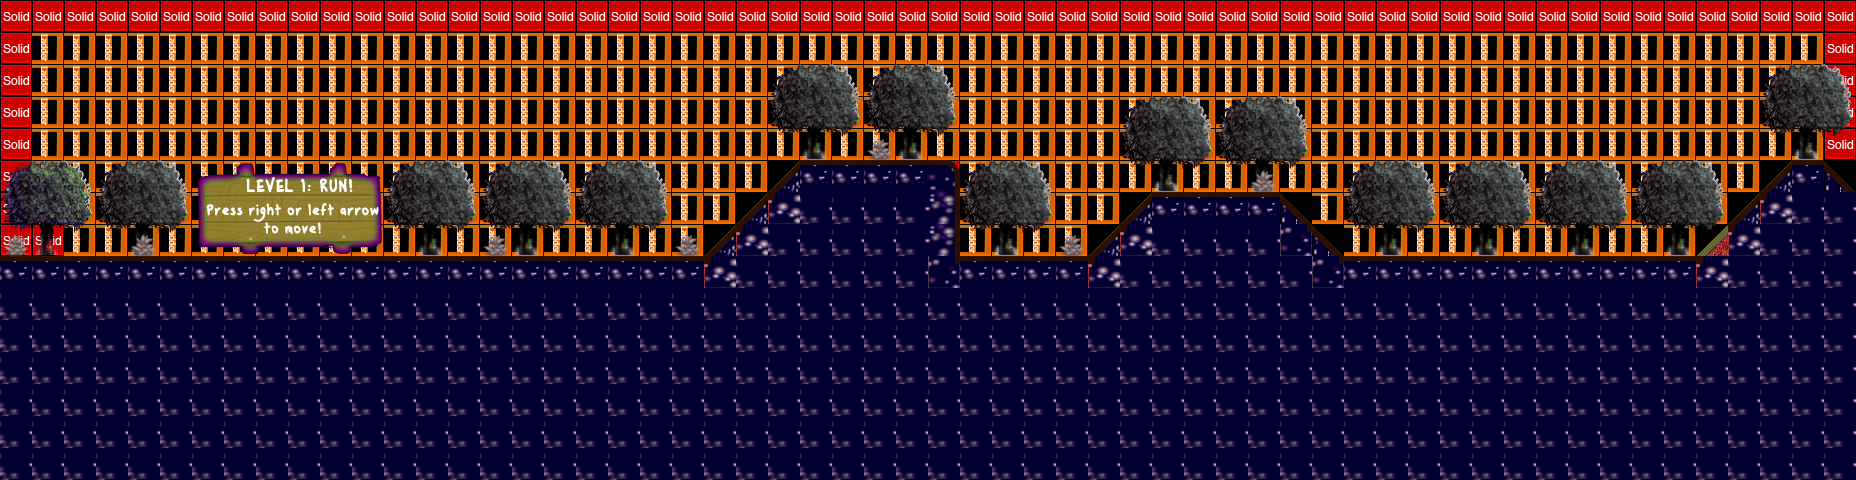

This is a level from a 2D game, rendered from its Tiled map with the project's own tilesets. A one-line summary and the map file follow, with tile-layer data summarised:
An orthogonal 58x15 tile map with 32x32 px tiles, 11 tile layers (parallax_5, parallax_4, parallax_3, parallax_2, ...), 2 tilesets and 8 objects (4x coinEntity, me.LevelEntity, mainPlayer, foregroundEntity, enemyEntity).

<map version="1.0" orientation="orthogonal" width="58" height="15" tilewidth="32" tileheight="32">
 <tileset firstgid="1" name="tileset-platformer" tilewidth="32" tileheight="32">
  <image source="../images/tileset-platformer.png" width="192" height="1280" />
 </tileset>
 <tileset firstgid="241" name="meta" tilewidth="32" tileheight="32">
  <image source="../images/metatiles32x32.png" width="160" height="32" />
  <tile id="0">
   <properties>
    <property name="type" value="solid" />
   </properties>
  </tile>
  <tile id="1">
   <properties>
    <property name="type" value="platform" />
   </properties>
  </tile>
  <tile id="2">
   <properties>
    <property name="type" value="lslope" />
   </properties>
  </tile>
  <tile id="3">
   <properties>
    <property name="type" value="rslope" />
   </properties>
  </tile>
  <tile id="4">
   <properties>
    <property name="type" value="ladder" />
   </properties>
  </tile>
 </tileset>
 <objectgroup color="#ffaa7f" name="levelcomplete" width="58" height="15">
  <object name="me.LevelEntity" x="1792" y="128" width="32" height="36">
   <properties>
    <property name="fadeOut" value="#000000" />
    <property name="to" value="fase2" />
   </properties>
  </object>
 </objectgroup>
 <layer name="parallax_5" width="58" height="15">
  <properties>
   <property name="imagesrc" value="pl05" />
  </properties>
  <data>[870 cells, 0 non-empty, 0 distinct tile ids]</data>
 </layer>
 <layer name="parallax_4" width="58" height="15">
  <properties>
   <property name="imagesrc" value="pl04" />
  </properties>
  <data>[870 cells, 0 non-empty, 0 distinct tile ids]</data>
 </layer>
 <layer name="parallax_3" width="58" height="15">
  <properties>
   <property name="imagesrc" value="pl03" />
  </properties>
  <data>[870 cells, 0 non-empty, 0 distinct tile ids]</data>
 </layer>
 <layer name="parallax_2" width="58" height="15">
  <properties>
   <property name="imagesrc" value="pl02" />
  </properties>
  <data>[870 cells, 0 non-empty, 0 distinct tile ids]</data>
 </layer>
 <layer name="collision_s" width="58" height="15">
  <data>[870 cells, 77 non-empty, 3 distinct tile ids]</data>
 </layer>
 <layer name="collision_f" width="58" height="15">
  <data>[870 cells, 481 non-empty, 4 distinct tile ids]</data>
 </layer>
 <layer name="b_s" width="58" height="15">
  <data>[870 cells, 471 non-empty, 24 distinct tile ids]</data>
 </layer>
 <layer name="f_s" width="58" height="15">
  <data>[870 cells, 136 non-empty, 9 distinct tile ids]</data>
 </layer>
 <layer name="b_f" width="58" height="15">
  <data>[870 cells, 596 non-empty, 35 distinct tile ids]</data>
 </layer>
 <objectgroup color="#00ff00" name="playerlayer" width="58" height="15">
  <object name="mainPlayer" x="64" y="224" width="33" height="35">
   <properties>
    <property name="spritewidth" value="64" />
   </properties>
  </object>
 </objectgroup>
 <layer name="f_f" width="58" height="15">
  <data>[870 cells, 34 non-empty, 10 distinct tile ids]</data>
 </layer>
 <layer name="parallax" width="58" height="15">
  <properties>
   <property name="imagesrc" value="pl01" />
  </properties>
  <data>[870 cells, 0 non-empty, 0 distinct tile ids]</data>
 </layer>
 <objectgroup name="foreground" width="58" height="15">
  <object name="foregroundEntity" x="3" y="456" width="1856" height="32">
   <properties>
    <property name="image" value="frente" />
   </properties>
  </object>
 </objectgroup>
 <objectgroup color="#ff0000" name="monster" width="58" height="15">
  <object name="enemyEntity" x="544" y="224" width="128" height="32" />
 </objectgroup>
 <objectgroup color="#ffff00" name="coin" width="58" height="15">
  <object name="coinEntity" x="160" y="0" width="33" height="28">
   <properties>
    <property name="image" value="spinning_coin_gold" />
    <property name="spritewidth" value="32" />
   </properties>
  </object>
  <object name="coinEntity" x="416" y="224" width="33" height="28">
   <properties>
    <property name="image" value="spinning_coin_gold" />
    <property name="spritewidth" value="32" />
   </properties>
  </object>
  <object name="coinEntity" x="192" y="0" width="33" height="28">
   <properties>
    <property name="image" value="spinning_coin_gold" />
    <property name="spritewidth" value="32" />
   </properties>
  </object>
  <object name="coinEntity" x="1248" y="0" width="33" height="28">
   <properties>
    <property name="image" value="spinning_coin_gold" />
    <property name="spritewidth" value="32" />
   </properties>
  </object>
 </objectgroup>
</map>
